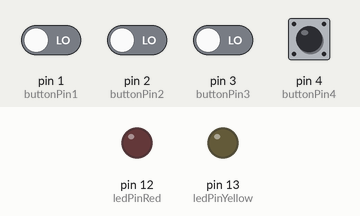
The sketch below on a simulated Arduino Uno, built with avr-gcc and run on an emulated ATmega328P. Shown: output pins drawn as LEDs (lit = HIGH). The test bench sets the inputs (shaded band); at power-on: pin 4 (buttonPin4) HIGH, pin 1 (buttonPin1), pin 2 (buttonPin2), pin 3 (buttonPin3) LOW.

Above: at 1.2 s.
1.3 s: pin 4 (buttonPin4) pulled LOW for 0.15 s
At 1.4 s:
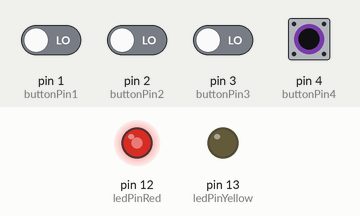
3.0 s: pin 4 (buttonPin4) pulled LOW for 1 s
At 5.2 s:
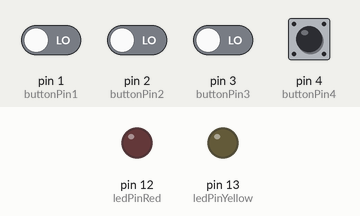
5.5 s: pin 1 (buttonPin1) driven HIGH and pin 2 (buttonPin2) driven HIGH and pin 3 (buttonPin3) driven HIGH and pin 4 (buttonPin4) driven LOW
At 6.4 s:
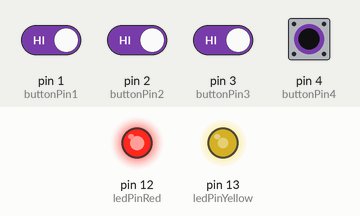
7.0 s: pin 1 (buttonPin1) driven LOW
At 8.2 s:
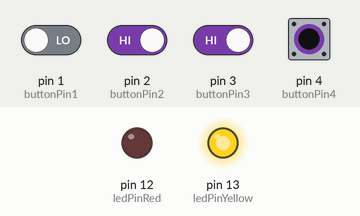
8.5 s: pin 1 (buttonPin1) driven HIGH
At 9.5 s:
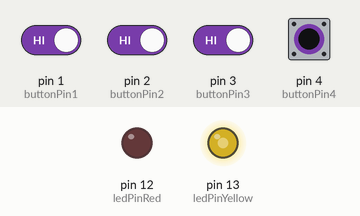
10.0 s: pin 2 (buttonPin2) driven LOW
At 10.6 s:
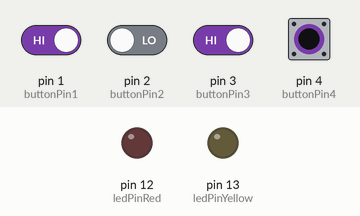
Timing chart, 0 to 12.5 s (numbered marks = the images above; inputs shaded):
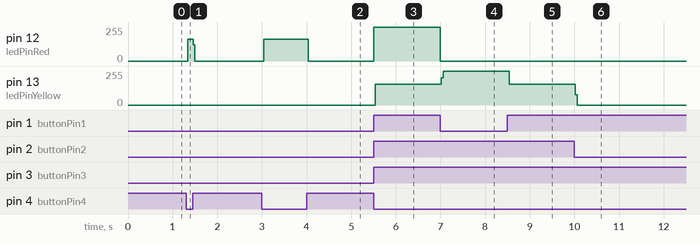

The sketch:

build_7_make_it_better_.ino
```cpp
/*
  Button

 Turns on and off a light emitting diode(LED) connected to digital
 pin 13, when pressing a pushbutton attached to pin 7.


 The circuit:
 * LED attached from pin 13 to ground
 * pushbutton attached to pin 2 from +5V
 * 10K resistor attached to pin 2 from ground

 * Note: on most Arduinos there is already an LED on the board
 attached to pin 13.


 created 2005
 by DojoDave <http://www.0j0.org>
 modified 17 Jun 2009
 by Tom Igoe

  http://www.arduino.cc/en/Tutorial/Button
 */

// constants won't change. They're used here to
// set pin numbers:
const int buttonPin1 = 1;     // the number of the pushbutton pin
const int buttonPin2 = 2;
const int buttonPin3 = 3;
const int buttonPin4 = 4;
const int ledPinYellow = 13;      // the number of the LED pin
const int ledPinRed = 12;

// variables will change:
int buttonState = 0;         // variable for reading the pushbutton status

void setup() {
  // initialize the LED pin as an output:
  pinMode(ledPinYellow, OUTPUT);
  pinMode(ledPinRed, OUTPUT);
  // initialize the pushbutton pin as an input:
  pinMode(buttonPin1, INPUT);
  pinMode(buttonPin2, INPUT);
  pinMode(buttonPin3, INPUT);
  pinMode(buttonPin4, INPUT);
}

void loop(){
  // read the state of the pushbutton value:
  buttonState = digitalRead(buttonPin1);

/*
  // check if the pushbutton is pressed.
  // if it is, the buttonState is HIGH:
  if (buttonState == LOW) {
    // turn LED on:
    digitalWrite(ledPin, HIGH);
  }
  else {
    // turn LED off:
    digitalWrite(ledPin, LOW);
  }
}
*/
int buttonState2 = digitalRead(buttonPin2);
int buttonState3 = digitalRead(buttonPin3);
int buttonState4 = digitalRead(buttonPin4);

if (buttonState == HIGH) {   digitalWrite(ledPinYellow, LOW);
  if(buttonState2 == HIGH) {   digitalWrite(ledPinYellow, LOW);
    if(buttonState3 == HIGH) {    digitalWrite(ledPinYellow, LOW);
      if(buttonState4 == LOW){    digitalWrite(ledPinYellow, LOW);
            digitalWrite(ledPinYellow, HIGH);
          }
          else {
            digitalWrite(ledPinYellow, LOW);
          }
        }
      }
    }
if (buttonState != HIGH) {     digitalWrite(ledPinRed, LOW);
  if(buttonState2 != HIGH) {     digitalWrite(ledPinRed, LOW);
    if(buttonState3 != HIGH) {      digitalWrite(ledPinRed, LOW);
      if(buttonState4 != HIGH){
            digitalWrite(ledPinRed, HIGH);
          }
          else {
            digitalWrite(ledPinRed, LOW);
          }
        }
      }
    }
}
```

Measured:
- after the input at 1.3 s, pin 12 (ledPinRed): 0/255 → 165/255 at once, → 0/255 0.12 s later
- after the input at 3.0 s, pin 12 (ledPinRed): 0/255 → 165/255 at once, → 0/255 1.0 s later
- after the input at 5.5 s, pin 12 (ledPinRed): 0/255 → 255/255 at once; pin 13 (ledPinYellow): 0/255 → 156/255 at once
- after the input at 7.0 s, pin 12 (ledPinRed): 255/255 → 0/255 at once; pin 13 (ledPinYellow): 156/255 → 255/255 at once
- after the input at 8.5 s, pin 13 (ledPinYellow): 255/255 → 156/255 at once
- after the input at 10.0 s, pin 13 (ledPinYellow): 156/255 → 0/255 at once
